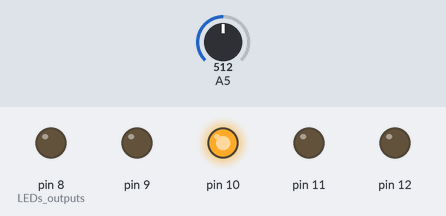
Simulated run of this sketch. Board: Arduino Uno, built with avr-gcc and run on an emulated ATmega328P. Shown: output pins drawn as LEDs (lit = HIGH). The test bench sets the inputs (shaded band); at power-on: A5 = 512.

Above: at 1.2 s.
1.3 s: A5 set to 495
At 2.4 s:
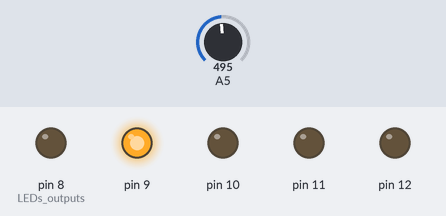
2.8 s: A5 set to 274
4.3 s: A5 set to 248
At 5.1 s:
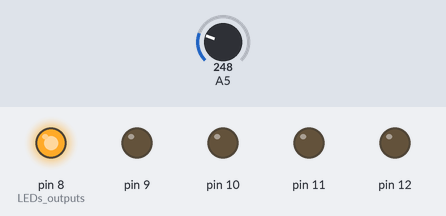
5.8 s: A5 set to 900
At 6.5 s:
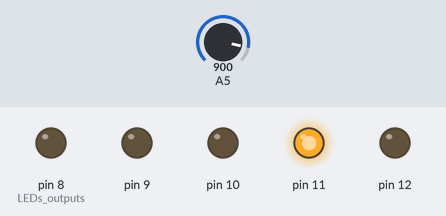
7.3 s: A5 set to 1012
8.8 s: A5 set to 1023
At 9.2 s:
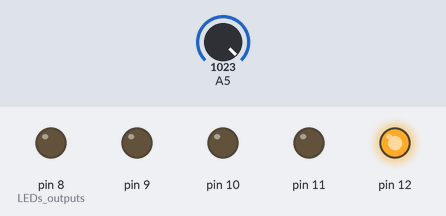
Timing chart, 0 to 11.3 s (numbered marks = the images above; inputs shaded):
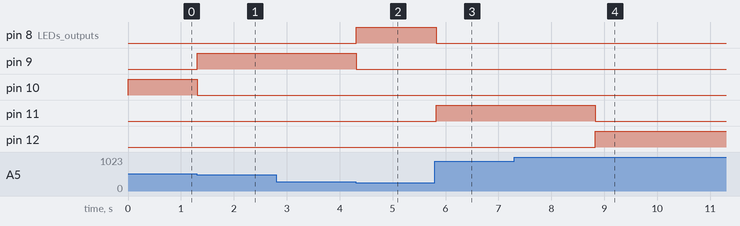

The sketch:

adc_leds.ino
```cpp
int readValue = 0;

void setup() {
  pinMode(8, OUTPUT); // LEDs outputs
  pinMode(9, OUTPUT);
  pinMode(10, OUTPUT);
  pinMode(11, OUTPUT);
  pinMode(12, OUTPUT);
}

void loop() {
  readValue = analogRead(A5); // read value from ADC
  readValue = map(readValue, 0, 1023, 1, 5); // rescaling value

  switch( readValue ){
    case 1:
            digitalWrite(8, HIGH);
            digitalWrite(9, LOW);
            digitalWrite(10, LOW);
            digitalWrite(11, LOW);
            digitalWrite(12, LOW);
         break;
    case 2:
            digitalWrite(8, LOW);
            digitalWrite(9, HIGH);
            digitalWrite(10, LOW);
            digitalWrite(11, LOW);
            digitalWrite(12, LOW);
         break;
    case 3:
            digitalWrite(8, LOW);
            digitalWrite(9, LOW);
            digitalWrite(10, HIGH);
            digitalWrite(11, LOW);
            digitalWrite(12, LOW);
          break;
    case 4:
            digitalWrite(8, LOW);
            digitalWrite(9, LOW);
            digitalWrite(10, LOW);
            digitalWrite(11, HIGH);
            digitalWrite(12, LOW);
          break;
    case 5:
            digitalWrite(8, LOW);
            digitalWrite(9, LOW);
            digitalWrite(10, LOW);
            digitalWrite(11, LOW);
            digitalWrite(12, HIGH);
          break;
  }

  delay(50); // delay for not reading ADC too fast
}
```

Measured:
- the behaviour switches between 512 and 511 on A5 (found by bisection; images 0 and 1)
- the behaviour switches between 256 and 255 on A5 (found by bisection; images 1 and 2)
- the behaviour switches between 1022 and 1023 on A5 (found by bisection; images 3 and 4)
- after the input at 1.3 s, pin 9: LOW → HIGH at once; pin 10: HIGH → LOW at once
- after the input at 2.8 s, every drawn part: stays the same
- after the input at 4.3 s, pin 8 (LEDs_outputs): LOW → HIGH at once; pin 9: HIGH → LOW at once
- after the input at 5.8 s, pin 8 (LEDs_outputs): HIGH → LOW at once; pin 11: LOW → HIGH at once
- after the input at 7.3 s, every drawn part: stays the same
- after the input at 8.8 s, pin 11: HIGH → LOW at once; pin 12: LOW → HIGH at once
